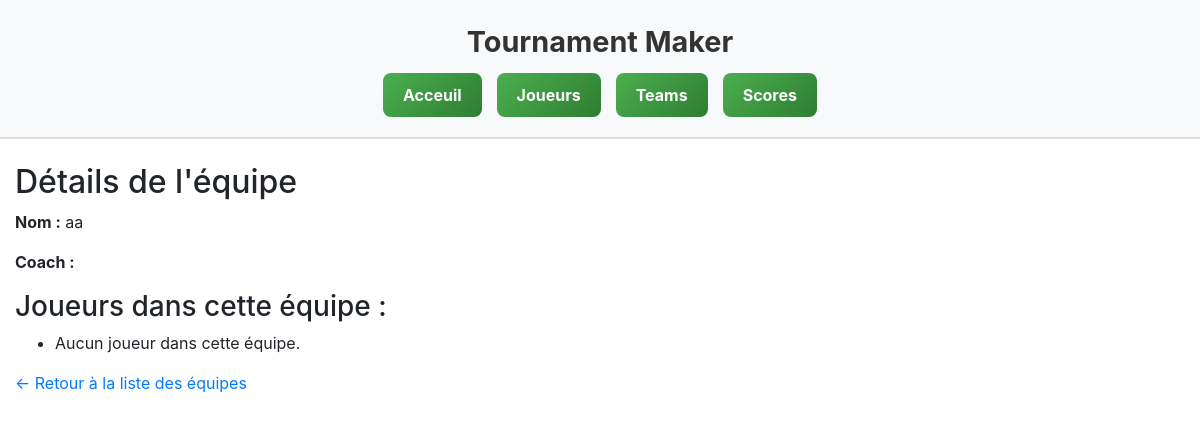
Page /TournamentMaker/teams/2/ on the earlier database version.
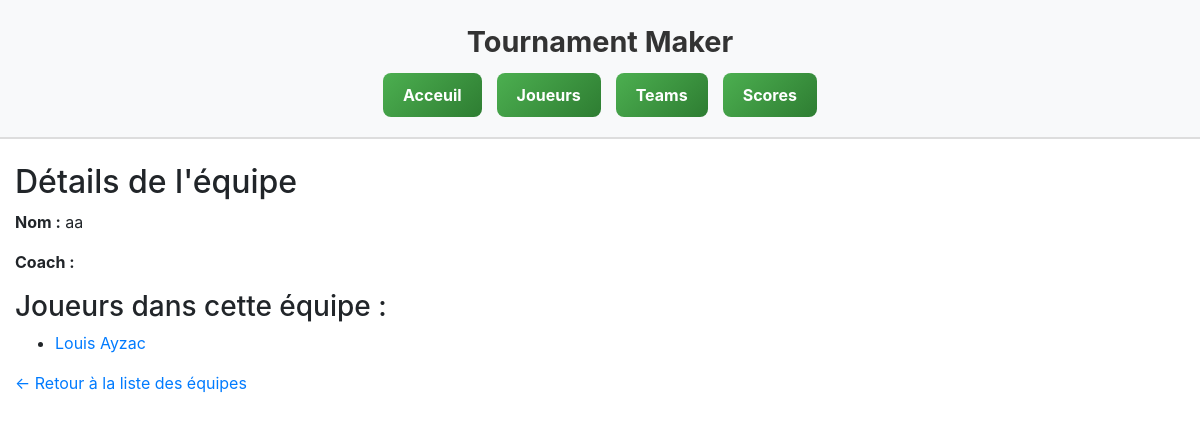
Same page on the later database version.
### TournamentMaker/models.py (models this page shows, shortened)
class Player(models.Model):
    LEVEL_CHOICES = [
        ('D', 'Débutant'),
        ('I', 'Intermédiaire'),
        ('A', 'Avancé'),
    ]
    first_name = models.CharField(max_length=100)
    last_name = models.CharField(max_length=100)
    birth_date = models.DateField()
    level = models.CharField(max_length=1, choices=LEVEL_CHOICES)
    team = models.ForeignKey(Team, on_delete=models.CASCADE, related_name='players')

### TournamentMaker/views.py (the view)
# urls.py: path('teams/<int:pk>/', views.team_detail, name='team_detail'),
def team_detail(request, pk):
    team = get_object_or_404(Team, pk=pk)
    return render(request, 'teams_detail.html', {'team': team})

### TournamentMaker/templates/teams_detail.html
{% extends "base_generic.html" %}
{% block content %}
  <h2>Détails de l'équipe</h2>
  <p><strong>Nom :</strong> {{ team.name }}</p>
  <p><strong>Coach :</strong> {{ team.coach }}</p>
  <h3>Joueurs dans cette équipe :</h3>
  <ul>
    {% for player in team.players.all %}
      <li><a href="{% url 'player_detail' player.id %}">{{ player.first_name }} {{ player.last_name }}</a></li>
    {% empty %}
      <li>Aucun joueur dans cette équipe.</li>
    {% endfor %}
  </ul>
  <p><a href="{% url 'teams' %}">← Retour à la liste des équipes</a></p>
{% endblock %}

Differences in the rows shown:
added Player: first_name "Louis", last_name "Ayzac"
Other differences:
text no longer shown: "Aucun joueur dans cette équipe."
